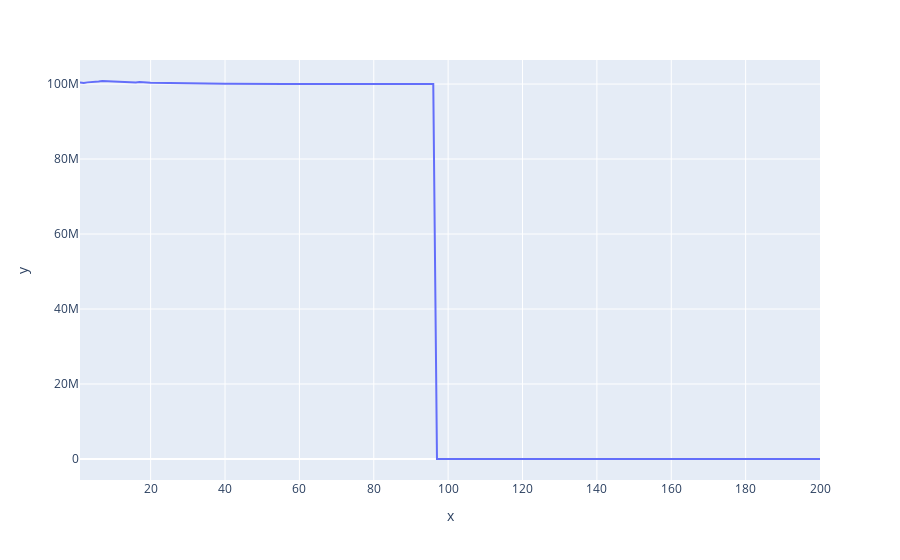

The notebook cell this image was saved under:
### Code cell
optimize_and_plot(sphere_function, d = 50, domain = (-5.12, 5.12), popsize=500, maxfevals=100000, sigma=50)

### Figure 1 — Plotly figure (JSON) as saved in the notebook; plotly's stock layout.template omitted (floating-point values rounded to 4 significant figures; data arrays with more than 128 entries replaced by an {"elided": "..."} marker saying what was removed)
{"data": [{"hovertemplate": "x=%{x}<br>y=%{y}<extra></extra>", "legendgroup": "", "line": {"color": "#636efa", "dash": "solid"}, "marker": {"symbol": "circle"}, "mode": "lines", "name": "", "orientation": "v", "showlegend": false, "type": "scatter", "x": {"elided": "200 int values"}, "xaxis": "x", "y": {"elided": "200 float values"}, "yaxis": "y"}], "layout": {"legend": {"tracegroupgap": 0}, "margin": {"t": 60}, "xaxis": {"anchor": "y", "domain": [0, 1], "title": {"text": "x"}}, "yaxis": {"anchor": "x", "domain": [0, 1], "title": {"text": "y"}}}}
